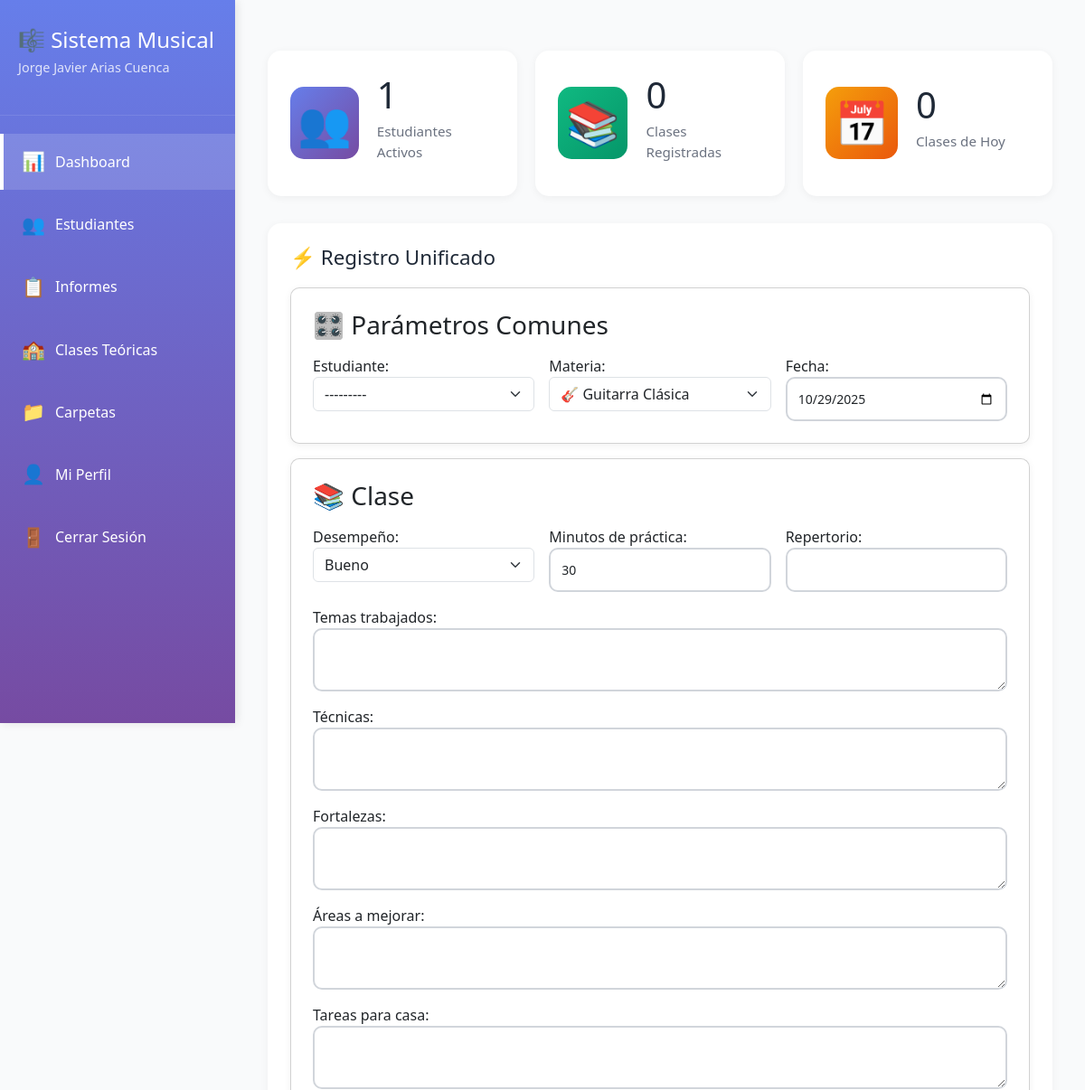
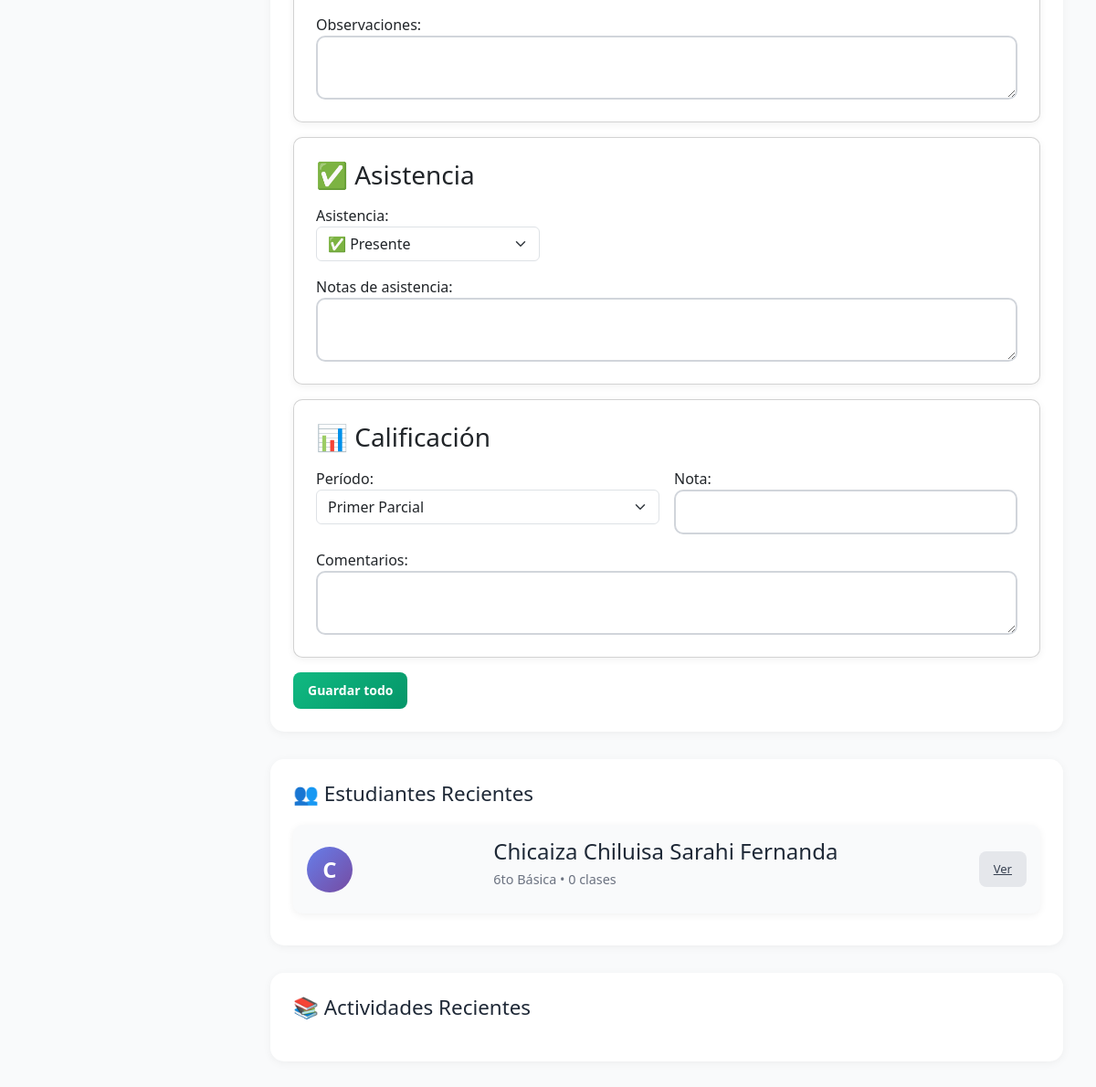
The page /teachers/dashboard/ (signed in) on the database as committed earlier (2 pictures, top to bottom).
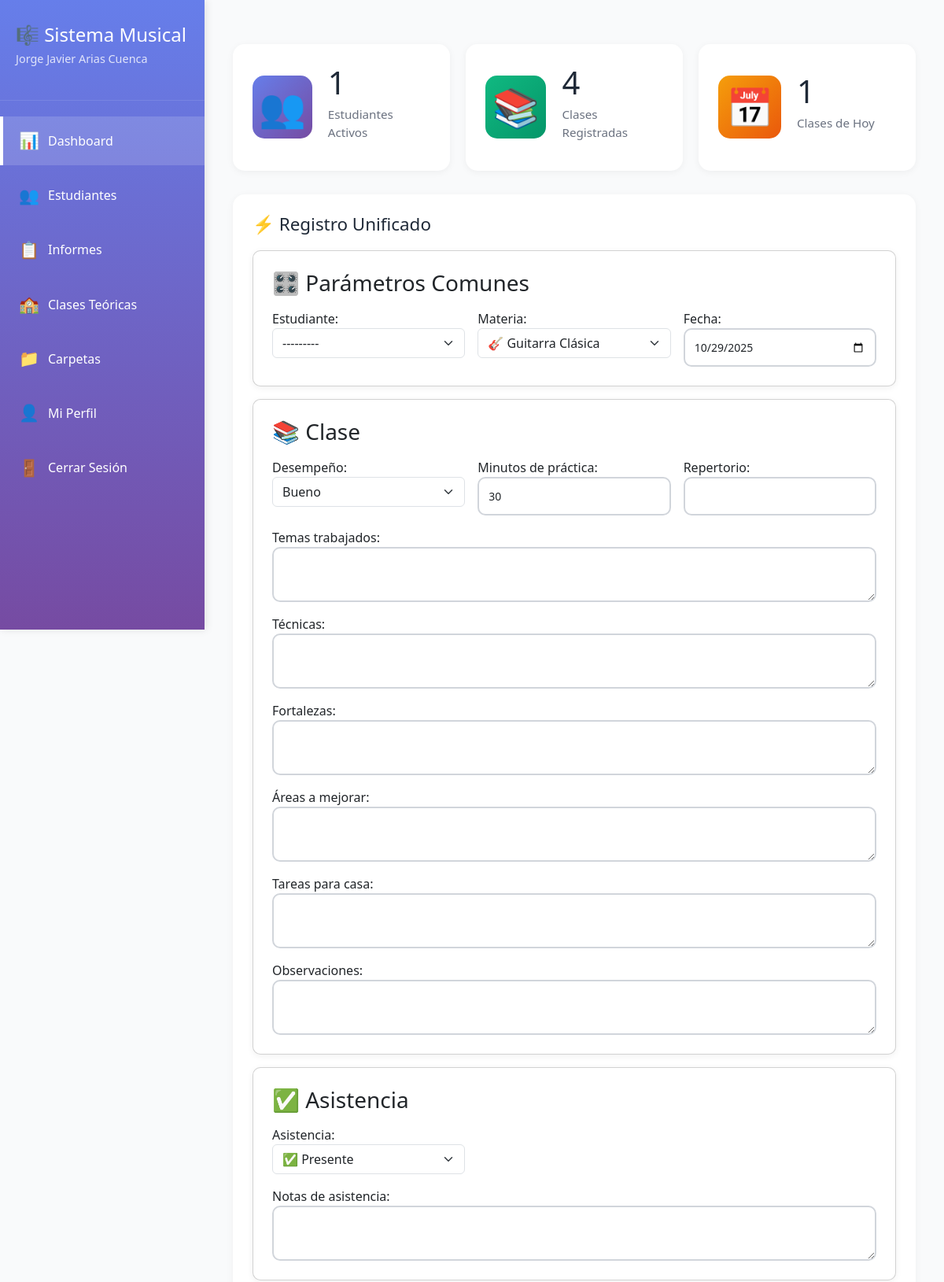
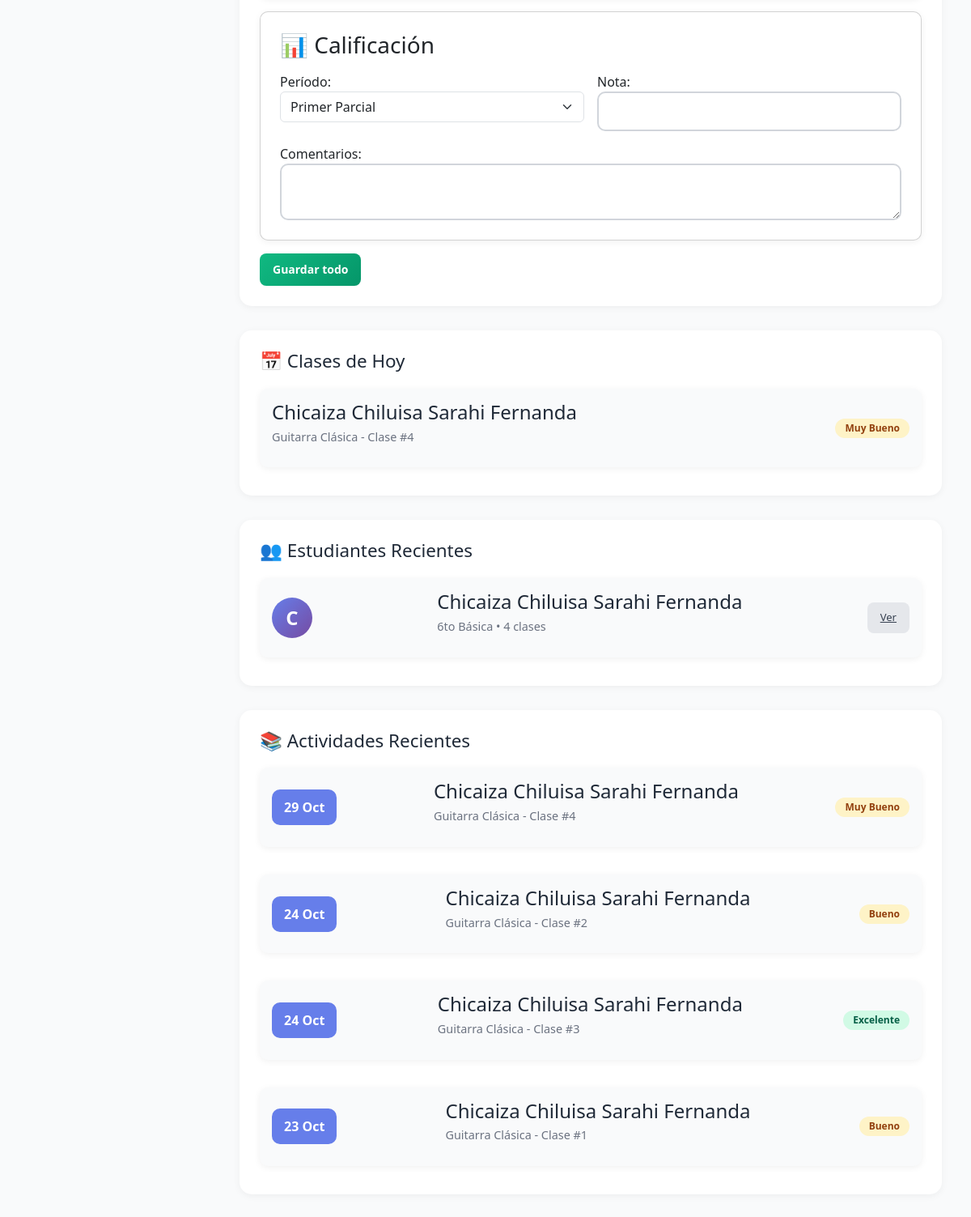
The same page on the database as committed later (2 pictures, top to bottom).
### students/models.py (models this page shows, shortened)
class Student(models.Model):
    GRADE_CHOICES = [
        ('2do Básica', '2do Básica'),
        ('3ro Básica', '3ro Básica'),
        ('4to Básica', '4to Básica'),
        ('5to Básica', '5to Básica'),
        ('6to Básica', '6to Básica'),
        ('7mo Básica', '7mo Básica'),
        ('8vo Básica', '8vo Básica'),
        ('1ro Bachillerato', '1ro Bachillerato'),
        ('2do Bachillerato', '2do Bachillerato'),
        ('3ro Bachillerato', '3ro Bachillerato'),
    ]
    teacher = models.ForeignKey(Teacher, on_delete=models.CASCADE, related_name='students', verbose_name="Docente")
    user = models.OneToOneField(User, on_delete=models.SET_NULL, null=True, blank=True, related_name='student_profile', verbose_name="Usuario del estudiante")
    name = models.CharField(max_length=200, verbose_name="Nombre completo")
    grade = models.CharField(max_length=50, choices=GRADE_CHOICES, verbose_name="Año escolar")
    parent_name = models.CharField(max_length=200, blank=True, verbose_name="Nombre del padre/madre")
    parent_email = models.EmailField(blank=True, verbose_name="Email del padre/madre")
    parent_phone = models.CharField(max_length=20, blank=True, verbose_name="Teléfono del padre/madre")
    notes = models.TextField(blank=True, verbose_name="Notas adicionales")
    photo = models.ImageField(upload_to='profiles/students/', blank=True, null=True, verbose_name="Foto de perfil")
    active = models.BooleanField(default=True, verbose_name="Activo")
    created_at = models.DateTimeField(auto_now_add=True)
    class Meta:
        ordering = ['name']
        verbose_name = "Estudiante"
        verbose_name_plural = "Estudiantes"
    def __str__(self):
        return f"{self.name} - {self.grade}"
    def get_class_count(self, subject=None):
        from classes.models import Activity
        if subject:
            return self.activities.filter(subject=subject).count()
        return self.activities.count()

### classes/models.py (models this page shows, shortened)
class Activity(models.Model):
    SUBJECT_CHOICES = [
        ('Guitarra Clásica', '🎸 Guitarra Clásica'),
        ('Conjunto Instrumental', '🎺 Conjunto Instrumental'),
        ('Creación y Arreglos Musicales', '🎵 Creación y Arreglos Musicales'),
    ]
    PERFORMANCE_CHOICES = [
        ('Excelente', 'Excelente'),
        ('Muy Bueno', 'Muy Bueno'),
        ('Bueno', 'Bueno'),
        ('Regular', 'Regular'),
        ('Necesita mejorar', 'Necesita mejorar'),
    ]
    student = models.ForeignKey(Student, on_delete=models.CASCADE, related_name='activities', verbose_name="Estudiante")
    clase = models.ForeignKey(Clase, on_delete=models.CASCADE, related_name='activities')
    subject = models.CharField(max_length=100, choices=SUBJECT_CHOICES, verbose_name="Materia")
    class_number = models.PositiveIntegerField(verbose_name="Número de clase")
    date = models.DateField(verbose_name="Fecha de clase")
    topics_worked = models.TextField(blank=True, verbose_name="Temas trabajados")
    techniques = models.TextField(blank=True, verbose_name="Técnicas desarrolladas")
    pieces = models.CharField(max_length=500, blank=True, verbose_name="Piezas/Repertorio")
    performance = models.CharField(max_length=50, choices=PERFORMANCE_CHOICES, default='Bueno', verbose_name="Desempeño")
    strengths = models.TextField(blank=True, verbose_name="Fortalezas")
    areas_to_improve = models.TextField(blank=True, verbose_name="Áreas a mejorar")
    homework = models.TextField(blank=True, verbose_name="Tareas para casa")
    practice_time = models.PositiveIntegerField(
        default=30,
        validators=[MinValueValidator(15), MaxValueValidator(180)],
        verbose_name="Tiempo de práctica (minutos)"
    )
    observations = models.TextField(blank=True, verbose_name="Observaciones")
    created_at = models.DateTimeField(auto_now_add=True)
    updated_at = models.DateTimeField(auto_now=True)
    class Meta:
        ordering = ['-date', '-class_number']
        verbose_name = "Actividad"
        verbose_name_plural = "Actividades"
        unique_together = ['student', 'subject', 'class_number']

### teachers/views.py (the view)
# urls.py: path('dashboard/', views.teacher_dashboard_view, name='teacher_dashboard'),
@login_required
@teacher_required
def teacher_dashboard_view(request):
    teacher = request.user.teacher_profile
    if request.method == 'POST' and request.POST.get('action') == 'save_all_entry':
        from classes.forms import UnifiedEntryForm
        form = UnifiedEntryForm(request.POST, teacher=teacher)
        if form.is_valid():
            from django.db import transaction
            from classes.models import Activity, Attendance, Grade, Clase
            cd = form.cleaned_data
            with transaction.atomic():
                clase = Clase.objects.filter(teacher=teacher, subject=cd['common_subject'], active=True).order_by('name').first()
                if not clase:
                    clase = Clase.objects.create(teacher=teacher, subject=cd['common_subject'], name=cd['common_subject'], active=True)
                last = Activity.objects.filter(student=cd['common_student'], subject=cd['common_subject']).order_by('-class_number').first()
                activity = Activity.objects.create(
                    student=cd['common_student'],
                    clase=clase,
                    subject=cd['common_subject'],
                    class_number=(last.class_number + 1) if last else 1,
                    date=cd['common_date'],
                    topics_worked=cd.get('topics_worked',''),
                    techniques=cd.get('techniques',''),
                    pieces=cd.get('pieces',''),
                    performance=cd['performance'],
                    strengths=cd.get('strengths',''),
                    areas_to_improve=cd.get('areas_to_improve',''),
                    homework=cd.get('homework',''),
                    practice_time=cd.get('practice_time') or 30,
                    observations=cd.get('observations',''),
                )
                Attendance.objects.update_or_create(
                    student=cd['common_student'], date=cd['common_date'],
                    defaults={'status': cd['attendance_status'], 'notes': cd.get('attendance_notes','')}
                )
                if cd.get('grade_score') is not None and cd.get('grade_period'):
                    Grade.objects.update_or_create(
                        student=cd['common_student'], subject=cd['common_subject'], period=cd['grade_period'],
                        defaults={'score': cd['grade_score'], 'comments': cd.get('grade_comments',''), 'date': cd['common_date']}
                    )
            messages.success(request, 'Registro guardado correctamente.')
            return redirect('teachers:teacher_dashboard')
        else:
            for field, errors in form.errors.items():
                messages.error(request, f"{field}: {','.join(errors)}")
    else:
        from classes.forms import UnifiedEntryForm
        form = UnifiedEntryForm(teacher=teacher)
    total_students = teacher.students.filter(active=True).count()
    from classes.models import Activity
    recent_activities = Activity.objects.filter(student__teacher=teacher).select_related('student').order_by('-date')[:10]
    total_classes = Activity.objects.filter(student__teacher=teacher).count()
    today = date.today()
    today_classes = Activity.objects.filter(student__teacher=teacher, date=today).select_related('student')
    recent_students = teacher.students.filter(active=True).order_by('name')[:8]
    context = {
        'teacher': teacher,
        'total_students': total_students,
        'total_classes': total_classes,
        'today_classes': today_classes,
        'recent_students': recent_students,
        'recent_activities': recent_activities,
        'unified_form': form,
    }
    return render(request, 'teachers/dashboard.html', context)

### teachers/templates/teachers/dashboard.html (shortened to what the changed rows need)
{% extends 'teachers/base.html' %}
{% block content %}
<div class="dashboard-grid">
    <div class="stats-container">
        <div class="stat-card stat-green">
            <div class="stat-content">
                <h3>{{ total_classes }}</h3>
                <p>Clases Registradas</p>
            </div>
        </div>
        <div class="stat-card stat-orange">
            <div class="stat-content">
                <h3>{{ today_classes.count }}</h3>
                <p>Clases de Hoy</p>
            </div>
        </div>
    </div>
<form method="post">
        <div class="dashboard-section">
            <h2>⚡ Registro Unificado</h2>
        </div>
    </form>
    {% if today_classes %}
    <div class="dashboard-section">
        <h2>📅 Clases de Hoy</h2>
        <div class="classes-today">
            {% for activity in today_classes %}
            <div class="class-card">
                <div class="class-info">
                    <h4>{{ activity.student.name }}</h4>
                    <p>{{ activity.subject }} - Clase #{{ activity.class_number }}</p>
                </div>
                <span class="badge badge-{{ activity.performance|lower|slugify }}">{{ activity.performance }}</span>
            </div>
            {% endfor %}
        </div>
    </div>
    {% endif %}
    <div class="dashboard-section">
        <h2>👥 Estudiantes Recientes</h2>
        <div class="student-list">
            {% for student in recent_students %}
            <div class="student-item">
                <div class="student-avatar">{{ student.name.0 }}</div>
                <div class="student-info">
                    <h4>{{ student.name }}</h4>
                    <p>{{ student.grade }} • {{ student.get_class_count }} clases</p>
                </div>
                <a href="{% url 'teachers:student_detail' student.id %}" class="btn-view">Ver</a>
            </div>
            {% endfor %}
        </div>
    </div>
    <div class="dashboard-section">
        <h2>📚 Actividades Recientes</h2>
        <div class="activity-list">
            {% for activity in recent_activities %}
            <div class="activity-item">
                <div class="activity-date">{{ activity.date|date:"d M" }}</div>
                <div class="activity-info">
                    <h4>{{ activity.student.name }}</h4>
                    <p>{{ activity.subject }} - Clase #{{ activity.class_number }}</p>
                </div>
                <span class="badge badge-{{ activity.performance|lower|slugify }}">{{ activity.performance }}</span>
            </div>
            {% endfor %}
        </div>
    </div>
</div>
{% endblock %}

Rows that differ between the two databases and show on the page:
added Activity: student.name "Chicaiza Chiluisa Sarahi Fernanda", subject "Guitarra Clásica", class_number "4", performance "Muy Bueno", date "29 Oct"
computed for Student "Chicaiza Chiluisa Sarahi Fernanda": get_class_count "0" → "4"
added Activity: date "24 Oct", student.name "Chicaiza Chiluisa Sarahi Fernanda", subject "Guitarra Clásica", class_number "2", performance "Bueno", shown under "📚 Actividades Recientes"
added Activity: date "24 Oct", student.name "Chicaiza Chiluisa Sarahi Fernanda", subject "Guitarra Clásica", class_number "3", performance "Excelente", shown under "📚 Actividades Recientes"
added Activity: date "23 Oct", student.name "Chicaiza Chiluisa Sarahi Fernanda", subject "Guitarra Clásica", class_number "1", performance "Bueno", shown under "📚 Actividades Recientes"
Other text that changed with them:
{{ total_classes }}: "0" → "4"
{{ today_classes.count }}: "0" → "1"
text now shown: "📅 Clases de Hoy"
